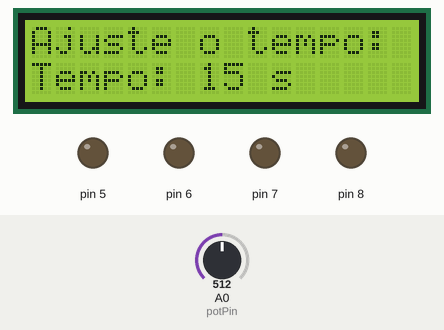
A sketch run on a simulated Arduino Uno, built with avr-gcc and run on an emulated ATmega328P. On the bench: 16×2 character LCD, output pins drawn as LEDs (lit = HIGH). Inputs (shaded band) come from the test bench; at power-on: A0 (potPin) = 512.

Above: at 1.2 s.
1.3 s: A0 (potPin) set to 716
At 2.6 s:
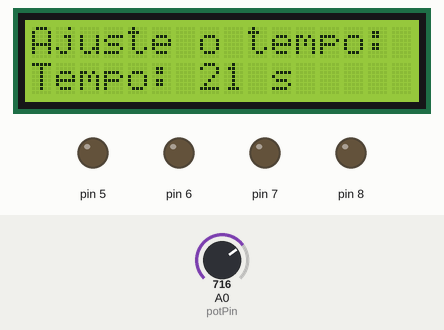
2.9 s: A0 (potPin) set to 900
At 3.3 s:
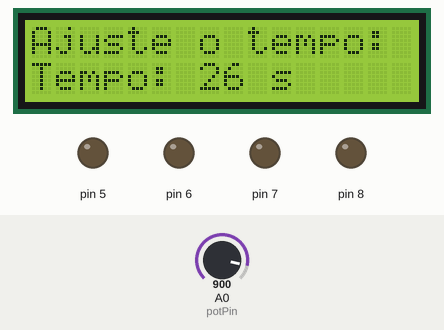
4.4 s: A0 (potPin) set to 1023
At 10.2 s:
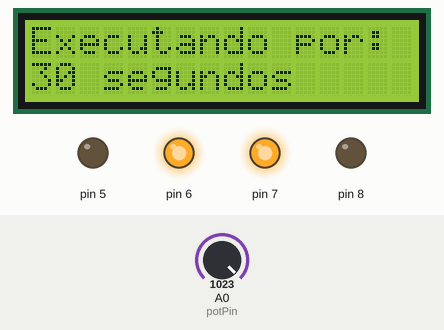
Timing chart, 0 to 41.0 s (numbered marks = the images above; inputs shaded):
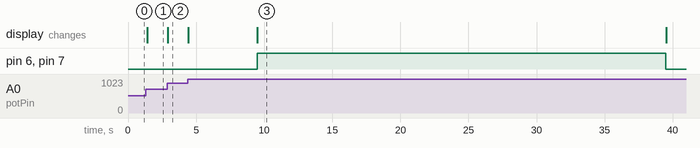

Measured:
- after the input at 1.3 s, the display: changes after 0.11 s (image 1)
- after the input at 2.9 s, the display: changes at once (image 2)

The sketch:

carrinho2.ino
```cpp
#include <Wire.h>
#include <LiquidCrystal_I2C.h>

class DCMotor {
  int spd = 255, pin1, pin2;

public:
  void Pinout(int in1, int in2) {
    pin1 = in1;
    pin2 = in2;
    pinMode(pin1, OUTPUT);
    pinMode(pin2, OUTPUT);
  }

  void Speed(int vel) {
    spd = vel;
  }

  void Forward() {
    analogWrite(pin1, spd);
    digitalWrite(pin2, LOW);
  }

  void Backward() {
    digitalWrite(pin1, LOW);
    analogWrite(pin2, spd);
  }

  void Stop() {
    digitalWrite(pin1, LOW);
    digitalWrite(pin2, LOW);
  }
};

DCMotor Motor1;
DCMotor Motor2;

LiquidCrystal_I2C lcd(0x27, 16, 2);

int potPin = A0;

int tempoSegundos = 1;
int tempoAnterior = -1;

unsigned long tempoUltimaMudanca = 0;
const unsigned long tempoConfirmacao = 5000; // 3 segundos de estabilidade

bool cicloExecutado = false;

void setup() {
  lcd.init();
  lcd.backlight();

  Motor1.Pinout(5, 6);
  Motor2.Pinout(8, 7);
  Motor1.Speed(255);
  Motor2.Speed(255);

  lcd.setCursor(0, 0);
  lcd.print("Ajuste o tempo:");
}

void loop() {
  int leitura = analogRead(potPin);
  int tempoAtual = map(leitura, 0, 1023, 1, 30); // segundos inteiros

  if (tempoAtual != tempoAnterior) {
    tempoAnterior = tempoAtual;
    tempoUltimaMudanca = millis();
    cicloExecutado = false;

    lcd.setCursor(0, 1);
    lcd.print("Tempo: ");
    lcd.print(tempoAtual);
    lcd.print(" s   ");
  }

  // Se o tempo ficou estável por 3s e ainda não executou o ciclo
  if (!cicloExecutado && millis() - tempoUltimaMudanca >= tempoConfirmacao) {
    tempoSegundos = tempoAtual;
    cicloExecutado = true;

    lcd.clear();
    lcd.setCursor(0, 0);
    lcd.print("Executando por:");
    lcd.setCursor(0, 1);
    lcd.print(tempoSegundos);
    lcd.print(" segundos");

    Motor1.Backward();
    Motor2.Backward();
    delay(tempoSegundos * 1000);
    Motor1.Stop();
    Motor2.Stop();

    lcd.clear();
    lcd.setCursor(0, 0);
    lcd.print("Ciclo concluido!");
    lcd.setCursor(0, 1);
    lcd.print("Novo ajuste...");
    delay(2000);

    lcd.clear();
    lcd.setCursor(0, 0);
    lcd.print("Ajuste o tempo:");
  }

  delay(100);
}
```
